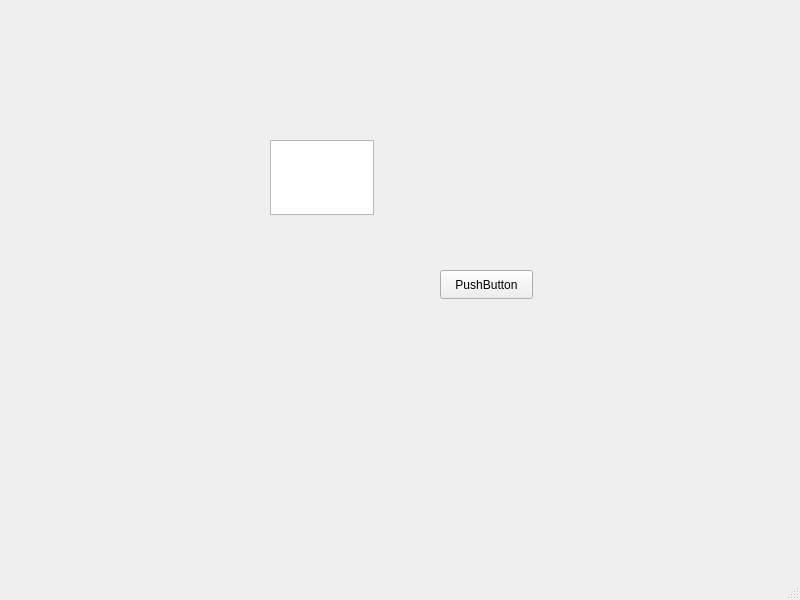
<?xml version="1.0" encoding="UTF-8"?>
<ui version="4.0">
 <class>MainWindow</class>
 <widget class="QMainWindow" name="MainWindow">
  <property name="geometry">
   <rect>
    <x>0</x>
    <y>0</y>
    <width>800</width>
    <height>600</height>
   </rect>
  </property>
  <property name="windowTitle">
   <string>MainWindow</string>
  </property>
  <widget class="QWidget" name="centralwidget">
   <widget class="QPlainTextEdit" name="plainTextEdit">
    <property name="geometry">
     <rect>
      <x>270</x>
      <y>140</y>
      <width>104</width>
      <height>75</height>
     </rect>
    </property>
   </widget>
   <widget class="QPushButton" name="pushButton">
    <property name="geometry">
     <rect>
      <x>440</x>
      <y>270</y>
      <width>93</width>
      <height>29</height>
     </rect>
    </property>
    <property name="text">
     <string>PushButton</string>
    </property>
   </widget>
  </widget>
  <widget class="QMenuBar" name="menubar">
   <property name="geometry">
    <rect>
     <x>0</x>
     <y>0</y>
     <width>800</width>
     <height>26</height>
    </rect>
   </property>
  </widget>
  <widget class="QStatusBar" name="statusbar"/>
 </widget>
 <resources/>
 <connections/>
</ui>
